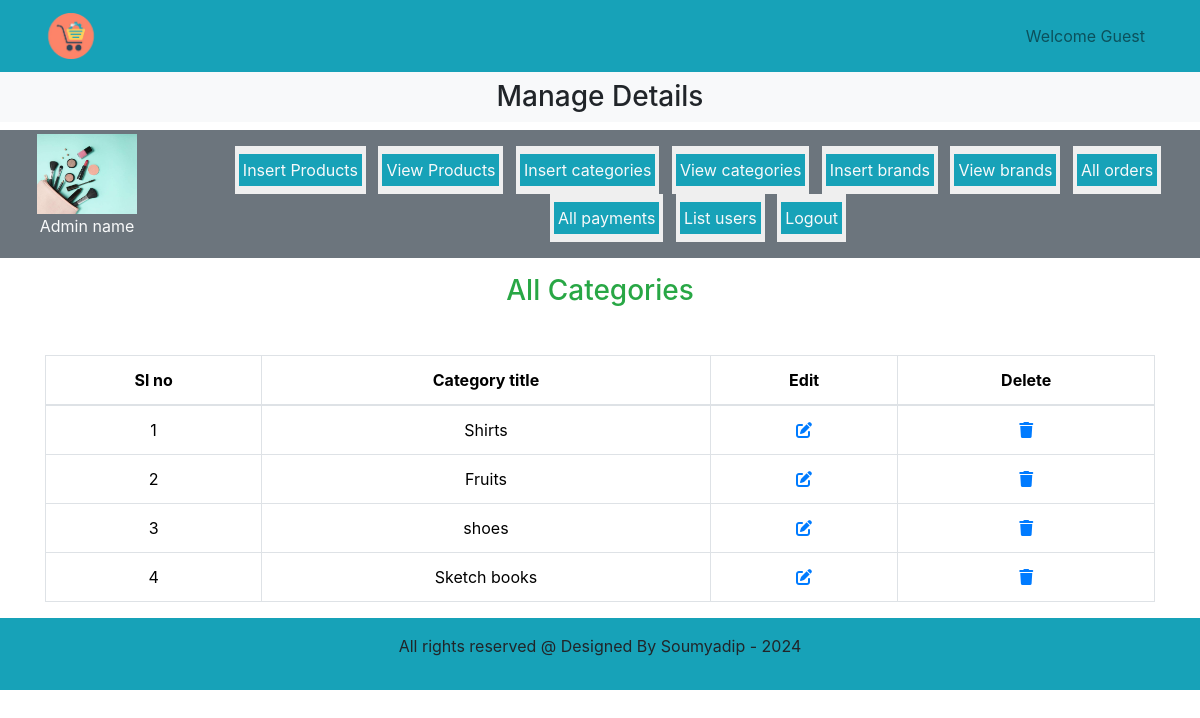
The page /Ecommerce_website/admin_area/index.php?view_categories on the database its author committed.
### tables this page shows
CREATE TABLE `categories` (
  `category_id` int(11) NOT NULL,
  `category_title` varchar(100) NOT NULL
);

### Ecommerce_website/admin_area/view_categories.php (the view)
<h3 class="text-success text-center">All Categories</h3>
<table class="table table-bordered mt-5">
    <thead class="bg-info ">
        <tr class="text-center">
            <th>Sl no</th>
            <th>Category title</th>
            <th>Edit</th>
            <th>Delete</th>
        </tr>
    </thead>
    <tbody class="bg-secondary">
        <?php
        $select_cat = "select * from `categories`";
        $result=mysqli_query($con,$select_cat);
        $number=0;
        while($row=mysqli_fetch_assoc($result)){
            $category_id=$row['category_id'];
            $category_title=$row['category_title'];
            $number++;
        ?>
        <tr class="text-center">
            <td><?php echo $number ?></td>
            <td><?php echo $category_title?></td>
            <td><a href='index.php?edit_category=<?php echo $category_id?>'><i class='fa-solid fa-pen-to-square'></i></a></td>
            <td><a href='index.php?delete_category=<?php echo $category_id?>'><i class='fa-solid fa-trash'></i></a></td>
        </tr>
        <?php
              }
            ?>
    </tbody>
</table>

### Ecommerce_website/style.css (style rules this page uses)
* { margin: 0; padding: 0; box-sizing: border-box; }

### Ecommerce_website/admin_area/index.php (style rules this page uses)
body { overflow-x:hidden; }

### rows shown on the page
categories: category_title "Shirts"
categories: category_title "Fruits"
categories: category_title "shoes"
categories: category_title "Sketch books"
